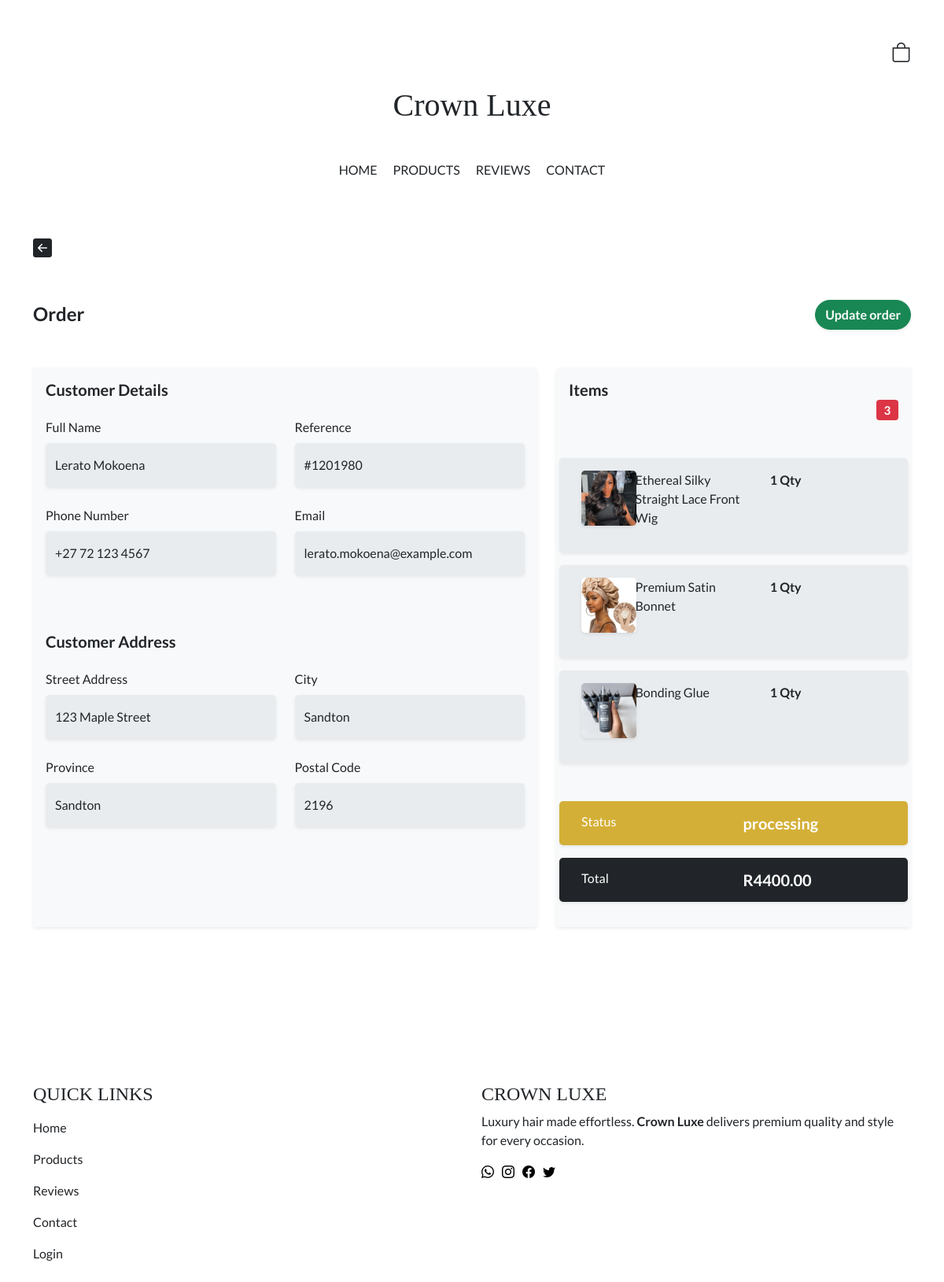
Screenshot of /dashboard/order-view/30 with the database file from the repository.
### cart/models.py (models this page shows, shortened)
class CartItemsModel(models.Model):
    STATUS_CHOICES = [
        ('InCart', 'In Cart'),
        ('Order', 'Order'),
        ('Purchased', 'Purchased'),
        ('Complete', 'Complete'),
        ('Delivered', 'Delivered'),
        ('Cancelled', 'Cancelled'),
    ]
    reference = models.CharField(max_length=500, null=True, blank=True)
    current_user = models.CharField(max_length=1000, null=True, blank=True)
    product = models.ForeignKey(ProductModel, null=True, on_delete=models.CASCADE,
                              blank=True, default=None, related_name='product')
    quantity = models.IntegerField(null=True,blank=True)
    total = models.DecimalField(
        max_digits=30, decimal_places=2, null=True, blank=True)
    status = models.CharField(max_length=1000, null=True, blank=True, default='InCart', choices=STATUS_CHOICES)
    date_created = models.DateTimeField(auto_now_add=True, null=True)

class CustomerOrderModel(models.Model):
    ORDER_CHOICES = [
        ('Order', 'Order'),
        ('Purchased', 'Purchased'),
        ('Pending', 'Pending'),
        ('returned', 'returned'),
        ('Complete', 'Complete'),
        ('Delivered', 'Delivered'),
        ('Cancelled', 'Cancelled'),
    ]
    reference = models.CharField(max_length=500, null=True, blank=True)
    current_user = models.CharField(max_length=1000, null=True, blank=True)
    full_name = models.CharField(max_length=200,null=True)
    email = models.CharField(max_length=200,null=True)
    phone_number = models.CharField(max_length=50,null=True)
    street = models.CharField(max_length=200,null=True)
    city = models.CharField(max_length=200,null=True)
    province = models.CharField(max_length=200,null=True)
    postal_code = models.CharField(max_length=200,null=True)
    customer_items = models.ManyToManyField(
        CartItemsModel, blank=True, default=None, related_name='customer_items')
    total = models.DecimalField(
        max_digits=30, decimal_places=2, null=True, blank=True)
    status = models.CharField(max_length=1000, null=True, blank=True, default='Oder', choices=ORDER_CHOICES)
    updated_at = models.DateTimeField(auto_now=True)
    date_created = models.DateTimeField(auto_now_add=True, null=True)

### products/models.py (models this page shows, shortened)
class ProductModel(models.Model):
    name = models.CharField(max_length=200, null=True, blank=True)
    description = models.TextField(blank=True)
    price = models.DecimalField(
        max_digits=30, decimal_places=2, null=True, blank=True)
    sale_price = models.DecimalField(max_digits=10, decimal_places=2, blank=True, null=True)
    available = models.BooleanField(default=True)
    best_sellers = models.BooleanField(default=False)
    product_catalog = models.ForeignKey(ProductCatalogModel, null=True, on_delete=models.CASCADE,
                              blank=True, default=None, related_name='product_catalog')
    product_details = models.ManyToManyField(
        ProductDetailsModel, blank=True, default=None, related_name='product_details')
    cover_image = models.ImageField(
        null=True, blank=True, upload_to='static/images/items')
    image1 = models.ImageField(
        null=True, blank=True, upload_to='static/images/items')
    image2 = models.ImageField(
        null=True, blank=True, upload_to='static/images/items')
    date_created = models.DateTimeField(auto_now_add=True, null=True)

### dashboard/views.py (the view)
# urls.py: path('order-view/<int:id>',views.OrderViewAdmin,name='order-view'),
def OrderViewAdmin(request,id):
    order = CustomerOrderModel.objects.get(id = id)
    order_items = order.customer_items.all()
    order_status = [
        {"id": 1, "name": "Order"},
        {"id": 2, "name": "processing"},
        {"id": 3, "name": "Complete"},
        {"id": 4, "name": "returned"},
    ]
    total_qty = 0
    for i in order_items:
        count_qty = i.quantity + total_qty
        total_qty = count_qty
    total_qty
    if request.method == 'POST' and 'confirm_update' in request.POST:
        update_order = CustomerOrderModel.objects.get(id = id)
        update_order.status = request.POST.get('status_value')
        update_order.save()
        messages.success(request,'Order Updated')
        return redirect('order-view', id)
    context = {
        "order" : order,
        "order_items" : order_items,
        "total_qty" : total_qty,
        "order_status" : order_status
    }
    return render(request,'dashboard/orderView_admin.html',context)

### client/context_processors.py (called while the page is built)
def user_uuid_context_processor(request):
    if request.method == 'POST' and 'submit_user_uuid' in request.POST:
        user_UUID = request.POST.get('user_UUID')
        if user_UUID:
            return {'user_UUID': user_UUID}
    return {}

### dashboard/templates/dashboard/orderView_admin.html (shortened to what this page needs)
{% extends 'client/base.html' %}
{% load static %}
{% block content %}
<section class="container mt-5 mb-4">
  <a href="{% url 'dashboard' %}">
    <i class="bi bi-arrow-left-square-fill back_button"></i>
  </a>
</section>
<section class="container my-5">
  <div class="row d-flex align-items-center">
    <div class="col">
      <h4 class="fw-bold mb-0">Order</h4>
    </div>
    <div class="col d-flex justify-content-end">
      <button
        class="btn btn-success fw-bold rounded-pill shadow-sm"
        data-bs-toggle="offcanvas"
        data-bs-target="#updateOrder"
        aria-controls="updateOrder"
      >
        Update order
      </button>
    </div>
  </div>
</section>
<section class="container mt-2">
  <div class="row">
    <div class="col-12 col-md-6 col-lg order-md-2">
      <div class="bg-light rounded p-3 shadow-sm h-100">
        <div class="row d-flex align-items-center mb-5 d-none d-md-block">
          <div class="col">
            <h5 class="fw-bold mb-0">Items</h5>
          </div>
          <div class="col d-flex justify-content-end">
            <h5 class="mb-0">
              <span class="badge bg-danger fw-bold">{{total_qty}}</span>
            </h5>
          </div>
        </div>
        {% for data in order_items %}
        <div class="d-none d-md-block">
          <div
            class="row rounded-3 p-3 mb-3 shadow-sm"
            style="background-color: #e9ecef"
          >
            <div class="col-2">
              <img
                src="{{data.product.cover_image.url}}"
                alt=""
                class="item_image rounded-3 shadow-sm mb-3"
              />
            </div>
            <div class="col">
              <div class="row">
                <div class="col mb-3">
                  <p class="mb-0">{{data.product.name}}</p>
                </div>
                <div class="col">
                  <p class="mb-0 fw-bold">{{data.quantity}} Qty</p>
                </div>
              </div>
            </div>
          </div>
        </div>
        {% endfor %}
        {% if order.status == "Order" %}
        <div
          class="row p-3 rounded-3 mt-5 mb-3 shadow-sm"
          style="background-color: #2a3b8e"
        >
          <div class="col">
            <h6 class="mb-0 text-white">Status</h6>
          </div>
          <div class="col">
            <h5 class="fw-bold mb-0 text-white">Pending</h5>
          </div>
        </div>
        {% elif order.status == "processing" %}
        <div
          class="row p-3 rounded-3 mt-5 mb-3 shadow-sm"
          style="background-color: #d4af37"
        >
          <div class="col">
            <h6 class="mb-0 text-white">Status</h6>
          </div>
          <div class="col">
            <h5 class="fw-bold mb-0 text-white">{{order.status}}</h5>
          </div>
        </div>
        {% endif %}
        <div class="row bg-dark p-3 rounded-3 mt-2 mb-3 shadow-sm">
          <div class="col">
            <h6 class="mb-0 text-white">Total</h6>
          </div>
          <div class="col">
            <h5 class="fw-bold mb-0 text-white">R{{order.total}}</h5>
          </div>
        </div>
      </div>
    </div>
    <div class="col-12 col-md-6 col-lg-7 order-md-1">
      <div class="bg-light rounded p-3 shadow-sm h-100">
        <h5 class="mb-4 fw-bold">Customer Details</h5>
        <div class="row">
          <div class="col-12 col-md-6 mb-4">
            <div>
              <label class="form-label">Full Name</label>
              <input
                class="form-control rounded-3 border-0 py-3 shadow-sm"
                disabled
                value="{{order.full_name}}"
              />
            </div>
          </div>
          <div class="col-12 col-md-6 mb-4">
            <div>
              <label class="form-label">Reference</label>
              <input
                class="form-control rounded-3 border-0 py-3 shadow-sm"
                disabled
                value="#{{order.reference}}"
              />
            </div>
          </div>
          <div class="col-12 col-md-6 mb-4">
            <div>
              <label class="form-label">Phone Number</label>
              <input
                class="form-control rounded-3 border-0 py-3 shadow-sm"
                disabled
                value="{{order.phone_number}}"
              />
            </div>
          </div>
          <div class="col-12 col-md-6 mb-4">
            <div>
              <label class="form-label">Email</label>
              <input
                class="form-control rounded-3 border-0 py-3 shadow-sm"
                disabled
                value="{{order.email}}"
              />
            </div>
          </div>
        </div>
        <h5 class="mb-4 fw-bold mt-5">Customer Address</h5>
        <div class="row">
          <div class="col-12 col-md-6 mb-4">
            <div>
              <label class="form-label">Street Address</label>
              <input
                class="form-control rounded-3 border-0 py-3 shadow-sm"
                disabled
                value="{{order.street}}"
              />
            </div>
          </div>
          <div class="col-12 col-md-6 mb-4">
            <div>
              <label class="form-label">City</label>
              <input
                class="form-control rounded-3 border-0 py-3 shadow-sm"
                disabled
                value="{{order.city}}"
              />
            </div>
          </div>
          <div class="col-12 col-md-6 mb-4">
            <div>
              <label class="form-label">Province</label>
              <input
                class="form-control rounded-3 border-0 py-3 shadow-sm"
                disabled
                value="{{order.city}}"
              />
            </div>
          </div>
          <div class="col-12 col-md-6 mb-4">
            <div>
              <label class="form-label">Postal Code</label>
              <input
                class="form-control rounded-3 border-0 py-3 shadow-sm"
                disabled
                value="{{order.postal_code}}"
              />
            </div>
          </div>
        </div>
      </div>
    </div>
  </div>
</section>
<div style="height: 150px; width: 100%"></div>
{% endblock %}

### client/templates/client/base.html (style rules this page uses)
:root { --primary_color: #0b0c17; --heading-font: "Playfair Display SC", serif; }
body { font-family: "Lato", sans-serif; font-weight: 400; font-style: normal; }
a { text-decoration: none; color: inherit; }
.back_button { font-size: 24px; }

### dashboard/templates/dashboard/orderView_admin.html (style rules this page uses)
.item_image { height: 70px; width: 70px; object-fit: cover; margin-right: 15px; }

### rows the page displays
CartItemsModel: product.cover_image (picture), product.name "Ethereal Silky Straight Lace Front Wig", quantity "1"
CartItemsModel: product.cover_image (picture), product.name "Premium Satin Bonnet", quantity "1"
CartItemsModel: product.cover_image (picture), product.name "Bonding Glue", quantity "1"
CustomerOrderModel: status "processing", total "4400.00", full_name "Lerato Mokoena", reference "#1201980", phone_number "+27 72 123 4567", email "lerato.mokoena@example.com", street "123 Maple Street", city "Sandton", postal_code "2196"

### other values shown
{{ total_qty }} "3"
